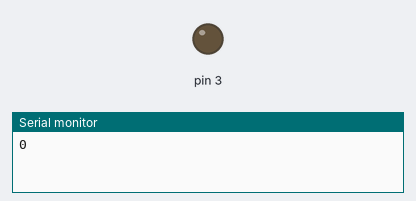
This sketch was run on a simulated Arduino Uno, built with avr-gcc and run on an emulated ATmega328P. Parts: output pins drawn as LEDs (lit = HIGH), the last lines printed to the serial monitor.

Above: at 0.05 s.
At 3.2 s:
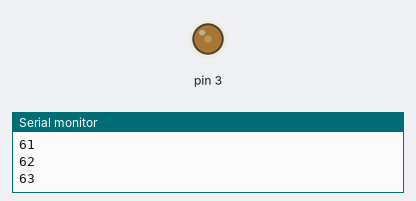
At 6.4 s:
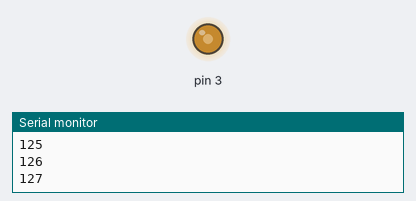
At 12.8 s:
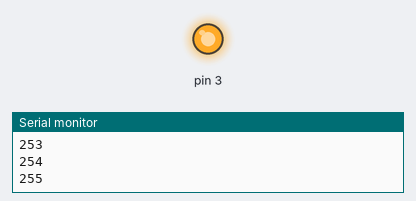
Timing chart, 0 to 16.7 s (numbered marks = the images above):
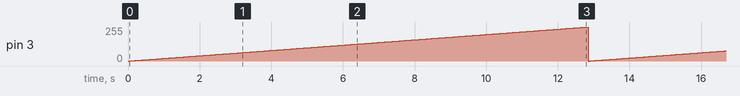

The sketch:

led-pwm.ino
```cpp
void setup() {
  // put your setup code here, to run once:
  pinMode (3, OUTPUT);
  Serial.begin(115200);
}

void loop() {
  // put your main code here, to run repeatedly:
  for(int i=0; i<=255; i++)
  {
    analogWrite (3, i);
    Serial.println(i);
    delay(50);
  }
}
```

Measured:
- by itself, pin 3: ramps from 0/255 to 255/255 and jumps back, once every 12.8 s
